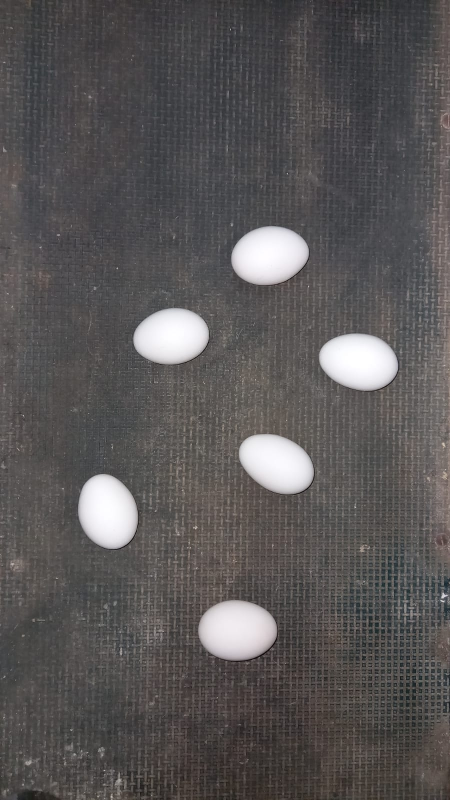
#> input picture eggPic5.jpeg, 900 x 1600 px (shown at 1/2 size)
$ python connectionArduino.py
#> lines starting #> are read from the running program, lines starting #| are printed output that depends on the picture; after the words box and inside, x2 and y2 are one past the last pixel; in counts of white or black regions, pixels touching at a corner belong together
### matan.py
import cv2
import cv2
import math
import numpy as np

import numpy as np

# Let's load a simple image with 3 black squares
image = cv2.imread('eggPic5.jpeg')
#> image is the input picture: shape (1600, 900, 3); mean B, G, R 86.1, 86, 88.9

scale_percent = 70  # percent of original size
width = int(image.shape[1] * scale_percent / 100)
#> width = 630
height = int(image.shape[0] * scale_percent / 100)
#> height = 1120
dim = (width, height)
#> dim = (630, 1120)

# resize image
resized = cv2.resize(image, dim, interpolation=cv2.INTER_AREA)
image=resized
cv2.imshow('no filter', image)
# Grayscale
gray = cv2.cvtColor(image, cv2.COLOR_BGR2GRAY)
cv2.imshow('gray', gray)

ret, thresh = cv2.threshold(gray, 127, 255, cv2.THRESH_TRUNC)
cv2.imshow('thresh', thresh)
blur = cv2.blur(image, (5, 5))

#ret, thresh = cv2.threshold(blur, 127, 255, cv2.THRESH_BINARY)
ret, thresh = cv2.threshold(blur, 127, 255, cv2.THRESH_TRUNC)
#> thresh: shape (1120, 630, 3)


cv2.imshow('thresh binary', thresh)


# Find Canny edges
edged = cv2.Canny(thresh, 30, 200)
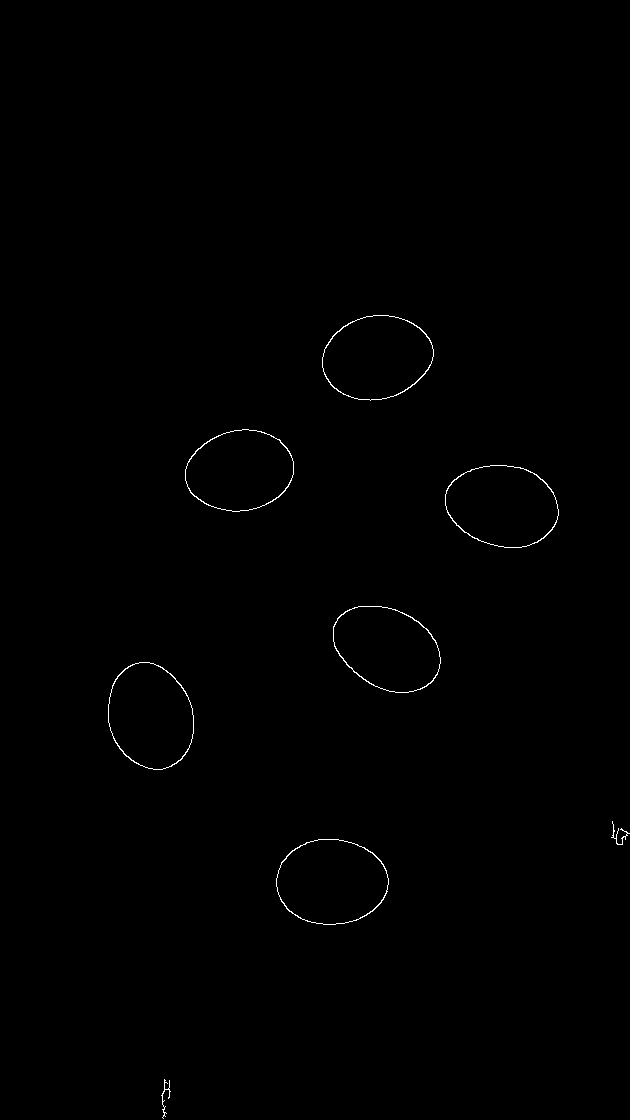
#> edged: shape (1120, 630); 0.32% white in thin lines or dots, all inside (x1, y1, x2, y2) = (108, 315, 630, 1119)


# Finding Contours
# Use a copy of the image e.g. edged.copy()
# since findContours alters the image
contours, hierarchy = cv2.findContours(edged, cv2.RETR_EXTERNAL, cv2.CHAIN_APPROX_NONE)
#> contours = 8 contours, 2 with area under 20; largest, box (x1, y1, x2, y2) and area: (276, 839, 389, 925) 7496, (322, 315, 434, 401) 7236, (445, 465, 559, 548) 7228, (108, 662, 194, 770) 7100, (333, 606, 441, 693) 6934, (185, 429, 294, 512) 6828

#run all rhe close contors

x_list=[]
y_list=[]

for i in range(len(contours)):
    cnt = contours[i]
    if(cv2.contourArea(cnt)>1500):#fillter the worng shape

        M = cv2.moments(cnt)#find data of countor
        cx = int( M['m10']/M['m00'])#center of area
        cy = int(M['m01']/M['m00'])#center of area
        x_list.append(cx)
        y_list.append(cy)
        ellipse = cv2.fitEllipse(cnt)
        image = cv2.ellipse(image,ellipse,(0,0,255),5)# create ellipse around circle
        angl=math.pi-ellipse[2]*math.pi/180# create cast for the coordienate system and convert to radian
        line_length=100
        cx2=int(cx + line_length * np.sin(angl))# x end point line
        cy2=int(cy + line_length * np.cos(angl))# y end point line
        image=cv2.line(image, (cx,cy), (cx2,cy2),(0,0,255),4)# create angle line on image
        cv2.putText(image, str((cx,cy)),(cx,cy), cv2.FONT_HERSHEY_SIMPLEX, 1, (0, 200, 255), 2, cv2.LINE_AA)
        cv2.putText(image, "angle: "+str(round(ellipse[2], 2)),(cx-20,cy+50), cv2.FONT_HERSHEY_SIMPLEX, 1, (0,200, 255), 2, cv2.LINE_AA)
        image = cv2.circle(image, (cx,cy), 3, (0,0,255),3)# create point in centroid
#> this loop made 8 passes
#> (cx, cy, ellipse, angl, cx2, cy2) on passes 2, 4, 5, 6, 7, 8: (331, 881, ((331.3, 881.5), (85.28, 112), 90.13), 1.57, 430, 881), (150, 715, ((150.3, 716), (83.41, 108.5), 163.5), 0.288, 178, 810), (386, 648, ((386.8, 648.1), (77.62, 113.9), 117.3), 1.09, 474, 693), (502, 505, ((502.2, 505.5), (80.92, 113.9), 100.4), 1.39, 600, 522), (239, 470, ((239.6, 470.3), (80.04, 108.7), 81.27), 1.72, 337, 454), (376, 357, ((376.7, 357.1), (82.99, 111.2), 78.8), 1.77, 474, 337)
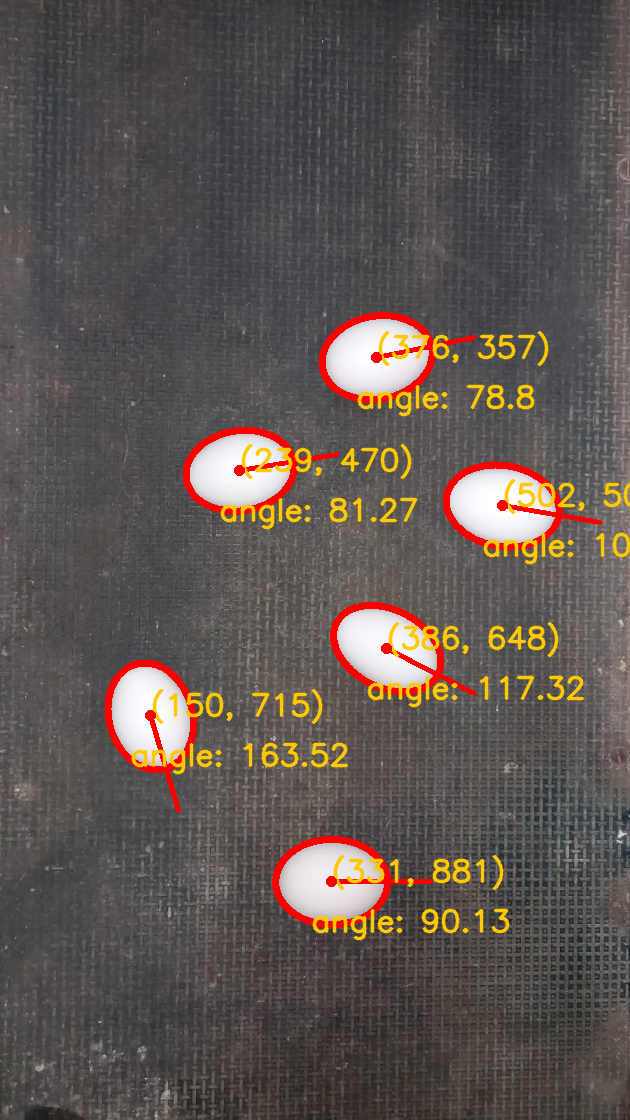
#> image: shape (1120, 630, 3); mean B, G, R 81, 85.6, 94.7
#> after the loop, x_list = [331, 150, 386, 502, 239, 376]; y_list = [881, 715, 648, 505, 470, 357]
print(x_list)
#| [331, 150, 386, 502, 239, 376]
print(max(x_list))
#| 502
print(x_list[1])
#| 150


#print("cos (0) = " + str(np.cos(0)))
#print("Number of Contours found = " + str(len(contours)))

# Draw all contours
# -1 signifies drawing all contours, else draw not all contor
cv2.drawContours(image, contours,-1, (0, 255, 0), 3)
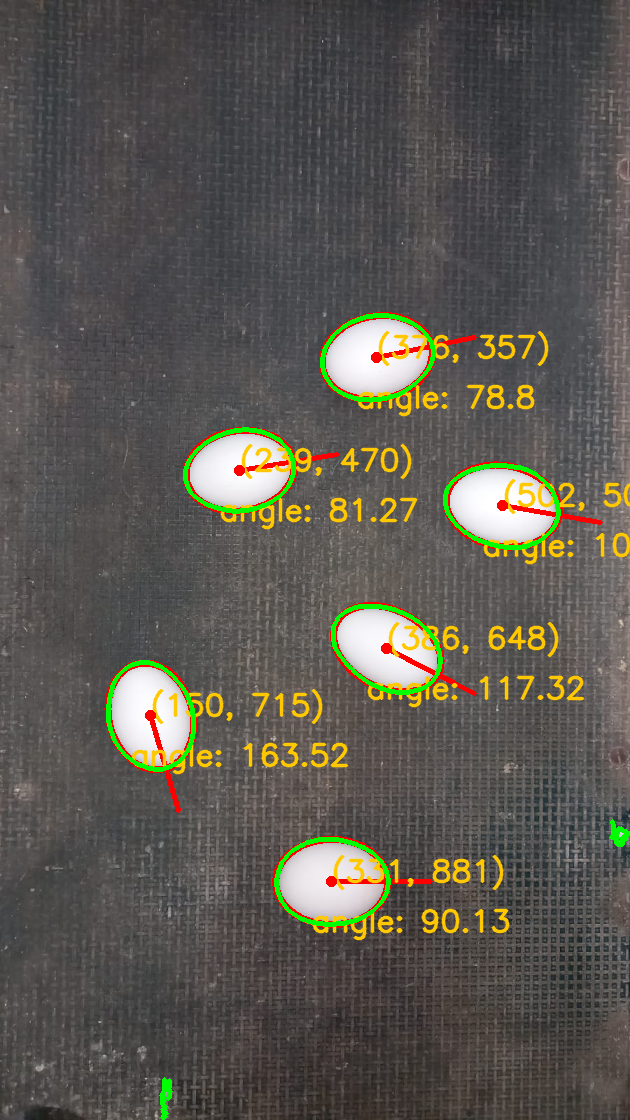
#> image: shape (1120, 630, 3); 1.27% of pixels changed, all inside (x1, y1, x2, y2) = (106, 313, 630, 1120)

cv2.imshow('Contours', image)
cv2.waitKey(0)
cv2.destroyAllWindows()

### FindEgg_webcam.py
import cv2
import math
import numpy as np
import serial
import time


# [15 lines left out: function SendToArduino, not called in this run]


cap = cv2.VideoCapture(1)# 1 for web cam. 0 for computer camera


# serial communicate
ser = serial.Serial('COM3', 9600, timeout=1)
time.sleep(1)
data=ser.readline()

#create list to store cordinate and angle data for each frame
x_list=[]
y_list=[]
angle_list=[]

while(True):
    ret, frame = cap.read()
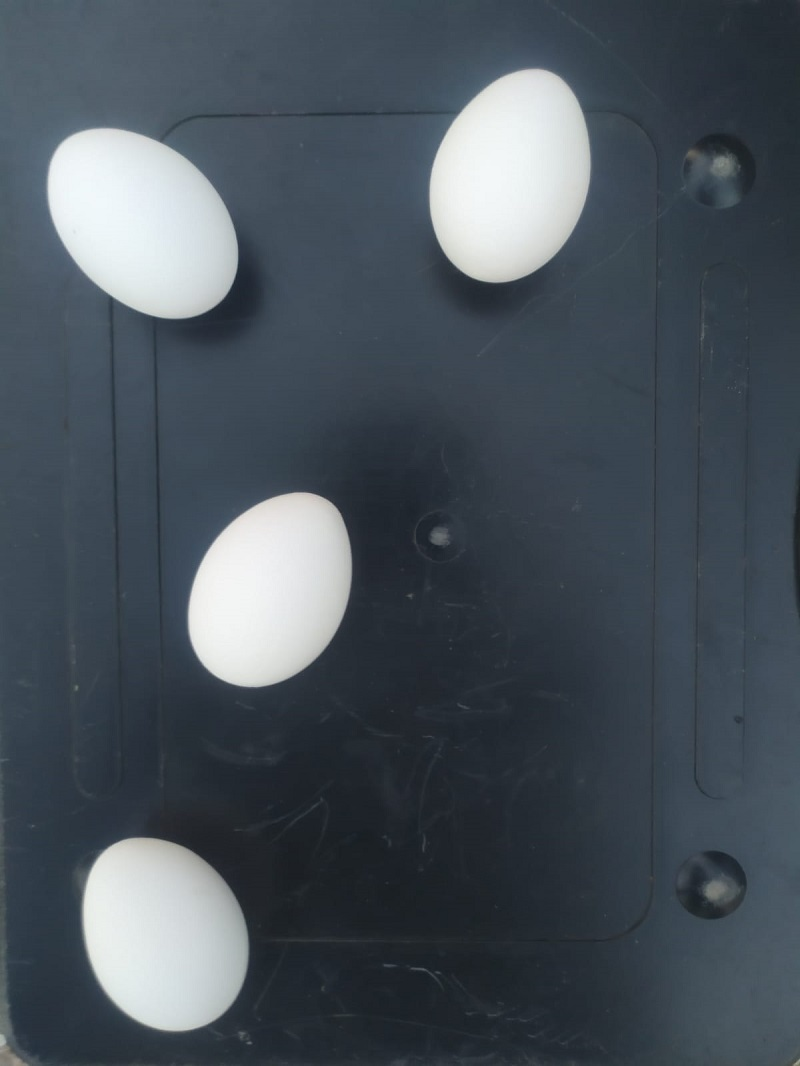
#> input picture eggPic3.jpg, 800 x 1066 px, given in place of the camera
#> frame is the input picture: shape (1066, 800, 3); mean B, G, R 91.4, 82.7, 73.3


    blur = cv2.blur(frame, (7, 7))
#> blur: shape (1066, 800, 3)
    ret, thresh = cv2.threshold(blur, 127, 255, cv2.THRESH_TRUNC)
#> thresh: shape (1066, 800, 3)

    # Find Canny edges
    edged = cv2.Canny(thresh, 30, 200)
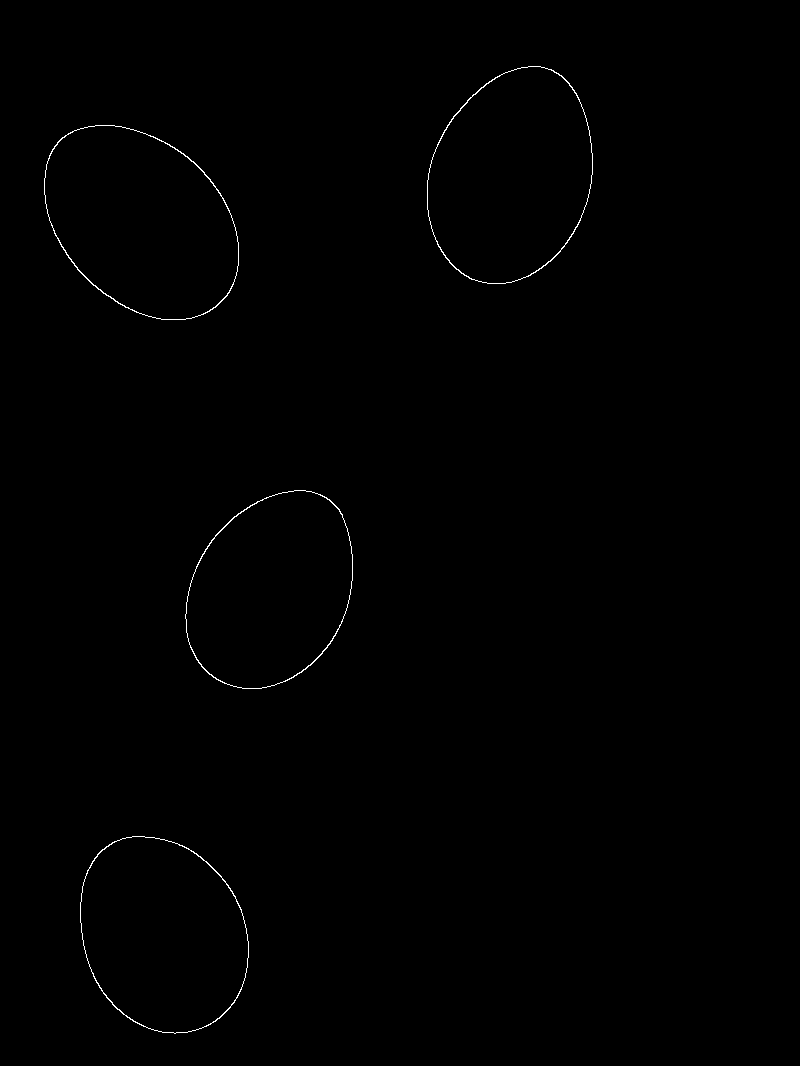
#> edged: shape (1066, 800); 0.32% white in thin lines or dots, all inside (x1, y1, x2, y2) = (44, 66, 593, 1034)


    # Finding Contours
    contours, hierarchy = cv2.findContours(edged, cv2.RETR_EXTERNAL, cv2.CHAIN_APPROX_NONE)
#> contours = 4 contours; box (x1, y1, x2, y2) and area: (44, 125, 239, 320) 28024, (427, 66, 593, 284) 27555, (80, 836, 249, 1034) 25842, (185, 490, 353, 689) 25315

    #run all the close contors

    for i in range(len(contours)):
        cnt = contours[i]
        if(cv2.contourArea(cnt)>8500 and cv2.contourArea(cnt)<10000):

            M = cv2.moments(cnt)#find data of countor
            cx = int(
                M['m10']/M['m00'])#center of area
            cy = int(M['m01']/M['m00'])#center of area
            x_list.append(cx)
            y_list.append(cy)
           # print(cx,cy)


            ellipse = cv2.fitEllipse(cnt)
            image = cv2.ellipse(frame,ellipse,(0,0,255),5)# create ellipse around circle
            angl=math.pi-ellipse[2]*math.pi/180# create cast for the coordienate system and convert to radian

            line_length=100
            cx2=int(cx + line_length * np.sin(angl))# x end point line
            cy2=int(cy + line_length * np.cos(angl))# y end point line
            frame=cv2.line(frame, (cx,cy), (cx2,cy2),(0,0,255),4)# create angle line on image
            cv2.putText(frame, str((cx,cy)),(cx,cy), cv2.FONT_HERSHEY_SIMPLEX, 1, (0, 200, 255), 2, cv2.LINE_AA)
            cv2.putText(frame, "angle: "+str(round(ellipse[2])),(cx-20,cy+50), cv2.FONT_HERSHEY_SIMPLEX, 1, (0,200, 255), 2, cv2.LINE_AA)
            angle_list.append(ellipse[2])
            frame = cv2.circle(frame, (cx,cy), 1, (0,0,255),3)# create point in centroid
#> this loop made 4 passes
#> after the loop, angle_list = []; x_list = []; y_list = []

    #send the data just one  coordinate
    if x_list:
        Xmin_index=y_list.index(min(y_list)) # Send the closest (max of y) egg to the carton

        SendToArduino(x_list[Xmin_index], y_list[Xmin_index],angle_list[Xmin_index])  # send cordinate to arduino
        x_list.clear()
        y_list.clear()
        angle_list.clear()


    # Draw all contours
    # -1 signifies drawing all contours, else draw not all contor
    cv2.drawContours(frame, contours,-1, (0, 255, 0), 3)
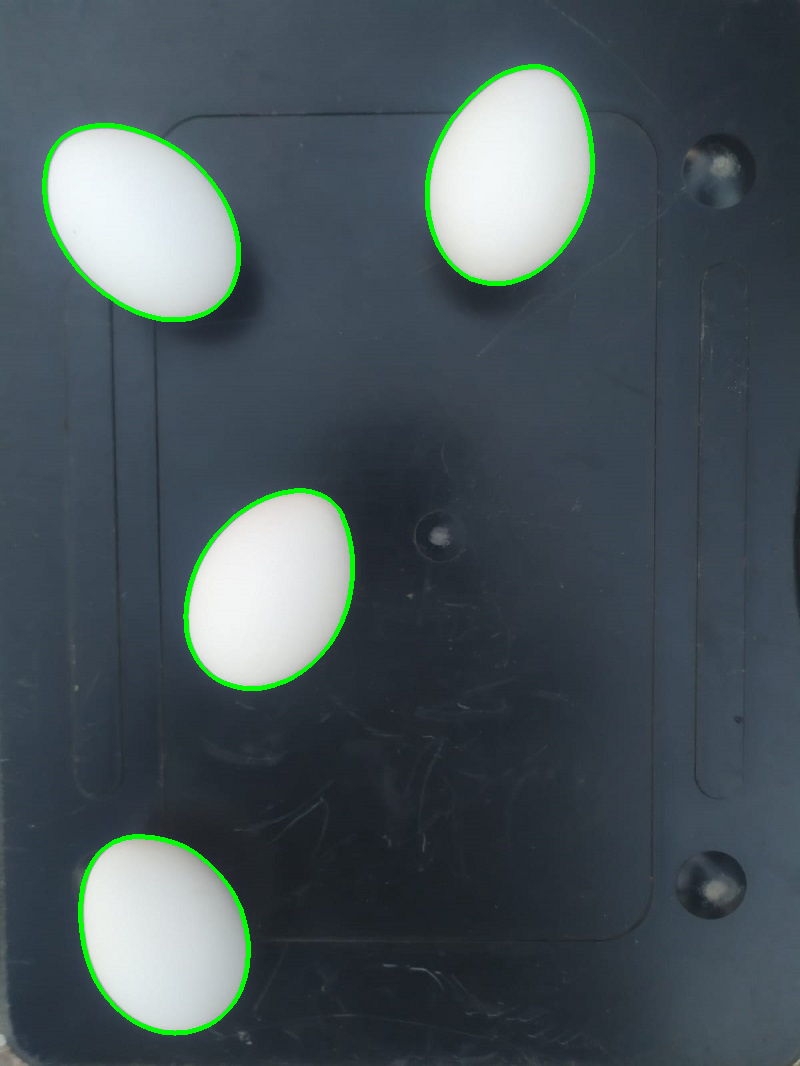
#> frame: shape (1066, 800, 3); 1.25% of pixels changed, all inside (x1, y1, x2, y2) = (42, 64, 595, 1036)

    # Display the resulting frame
    cv2.imshow('frame',frame)
    if cv2.waitKey(1) & 0xFF == ord('q'):
#> (key q is pressed here)
        break


# When everything done, release the capture
cap.release()
cv2.destroyAllWindows()

### connectionArduino.py
# [15 lines of commented-out code are left out]

import serial
import time
import cv2
import matan
import FindEgg_webcam

def getCenterOFmass(i):
    cnt = matan.contours[i]
    M = cv2.moments(cnt)#find data of countor
    cx = int(M['m10']/M['m00'])#center of area
    cy = int(M['m01']/M['m00'])#center of area
    return  {'x':cx,'y':cy}


ser = serial.Serial('COM3', 9600, timeout=1)
time.sleep(1)
data=ser.readline()

# [9 lines of commented-out code are left out]

for i in range(len(matan.contours)):

    # x = getCenterOFmass(i)['x']
    # y = getCenterOFmass(i)['y']
#> (the run stopped early here; a loop or call above may not have finished)
